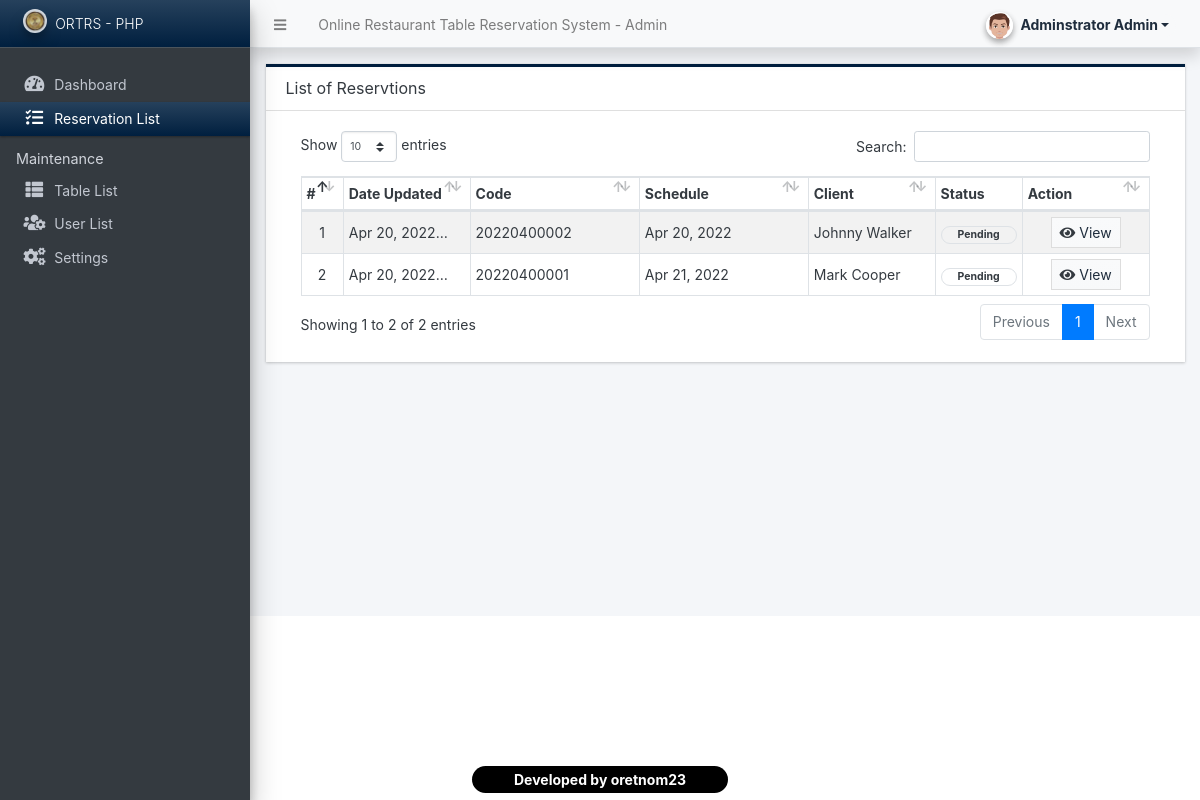
The app's page /admin/?page=reservations (signed in) with its own data.
### tables this page shows
CREATE TABLE `reservation_list` (
  `id` int(30) NOT NULL,
  `table_id` int(30) NOT NULL,
  `code` varchar(100) NOT NULL,
  `name` text NOT NULL,
  `contact` text NOT NULL,
  `email` text NOT NULL,
  `address` text NOT NULL,
  `schedule` datetime NOT NULL,
  `status` tinyint(3) NOT NULL DEFAULT 0 COMMENT '0=pending,\r\n1=Confirmed,\r\n2=Arrived,\r\n3=No Show,\r\n4=Done,\r\n5=Cancelled',
  `date_created` datetime NOT NULL DEFAULT current_timestamp(),
  `date_updated` datetime NOT NULL DEFAULT current_timestamp() ON UPDATE current_timestamp()
);

### admin/reservations/index.php (the view, shortened to what this page needs)
<div class="card card-outline rounded-0 card-navy">
	<div class="card-header">
		<h3 class="card-title">List of Reservtions</h3>
	</div>
	<div class="card-body">
		<div class="container-fluid">
        <div class="container-fluid">
			<table class="table table-hover table-striped table-bordered">
				<colgroup>
					<col width="5%">
					<col width="15%">
					<col width="20%">
					<col width="20%">
					<col width="15%">
					<col width="10%">
					<col width="15%">
				</colgroup>
				<thead>
					<tr>
						<th>#</th>
						<th>Date Updated</th>
						<th>Code</th>
						<th>Schedule</th>
						<th>Client</th>
						<th>Status</th>
						<th>Action</th>
					</tr>
				</thead>
				<tbody>
					<?php
					$i = 1;
						$qry = $conn->query("SELECT * FROM `reservation_list` order by unix_timestamp(date_updated) desc ");
						while($row = $qry->fetch_assoc()):
					?>
						<tr>
							<td class="text-center"><?php echo $i++; ?></td>
							<td><p class="m-0 truncate-1"><?= date("M d, Y H:i", strtotime($row['date_updated'])) ?></p></td>
							<td><p class="m-0 truncate-1"><?= $row['code'] ?></p></td>
							<td><p class="m-0 truncate-1"><?= date("M d, Y", strtotime($row['schedule'])) ?></p></td>
							<td><p class="m-0 truncate-1"><?= $row['name'] ?></p></td>
							<td class="text-center">
								<?php
								switch($row['status']){
									case 0:
										echo '<span class="badge badge-default border px-3 rounded-pill">Pending</span>';
										break;
								}
								?>
                            </td>
							<td align="center">
								<a class="btn btn-default bg-gradient-light btn-flat btn-sm" href="?page=reservations/view_details&id=<?php echo $row['id'] ?>"><span class="fa fa-eye text-dark"></span> View</a>
							</td>
						</tr>
					<?php endwhile; ?>
				</tbody>
			</table>
		</div>
		</div>
	</div>
</div>

### records on screen
reservation_list: date_updated "Apr 20,…", code "20220400002", schedule "Apr 20, 2022", name "Johnny Walker", status "Pending"
reservation_list: date_updated "Apr 20,…", code "20220400001", schedule "Apr 21, 2022", name "Mark Cooper", status "Pending"

### other values on screen
$_settings->info('name') "Online Restaurant Table Reservation System"
$_settings->userdata('firstname').' '.$_settings->userdata('lastname') "Adminstrator Admin"
$_settings->info('short_name') "ORTRS - PHP"
